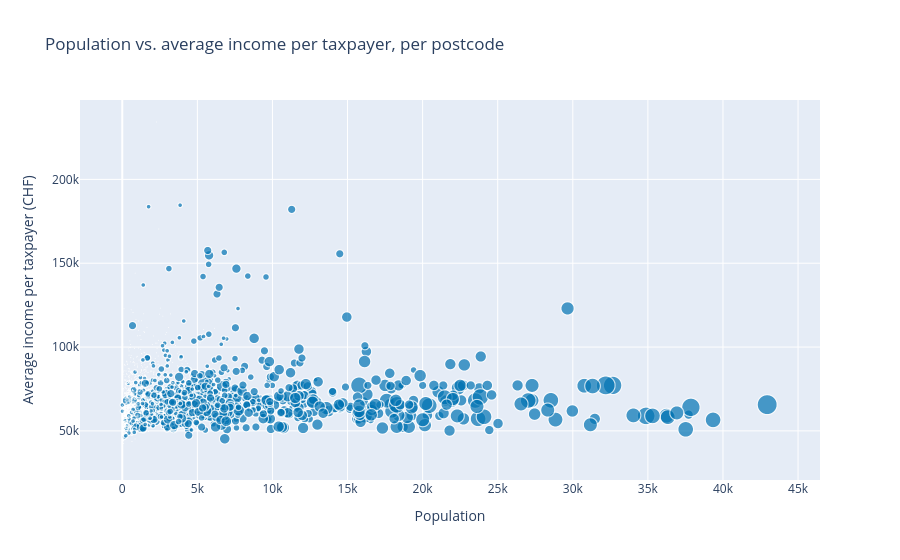

This figure's notebook cell:
### Code cell
fig = px.scatter(
    df, x="population", y="avg_income_per_taxpayer",
    size="total_stores",
    color_discrete_sequence=["#0072B2"],
    hover_data=["postal_code"],
    title="Population vs. average income per taxpayer, per postcode",
)
fig.update_layout(xaxis_title="Population", yaxis_title="Average income per taxpayer (CHF)")
fig.show()

### Figure 1 — Plotly figure (JSON) as saved in the notebook; plotly's stock layout.template omitted (floating-point values rounded to 4 significant figures; data arrays with more than 128 entries replaced by an {"elided": "..."} marker saying what was removed)
{"data": [{"customdata": {"elided": "3187x1 int values"}, "hovertemplate": "population=%{x}<br>avg_income_per_taxpayer=%{y}<br>total_stores=%{marker.size}<br>postal_code=%{customdata[0]}<extra></extra>", "legendgroup": "", "marker": {"color": "#0072B2", "size": {"elided": "3187 int values"}, "sizemode": "area", "sizeref": 0.045, "symbol": "circle"}, "mode": "markers", "name": "", "showlegend": false, "type": "scattergl", "x": {"elided": "3187 int values"}, "xaxis": "x", "y": {"elided": "3187 float values"}, "yaxis": "y"}], "layout": {"legend": {"itemsizing": "constant", "tracegroupgap": 0}, "title": {"text": "Population vs. average income per taxpayer, per postcode"}, "xaxis": {"anchor": "y", "domain": [0, 1], "title": {"text": "Population"}}, "yaxis": {"anchor": "x", "domain": [0, 1], "title": {"text": "Average income per taxpayer (CHF)"}}}}
